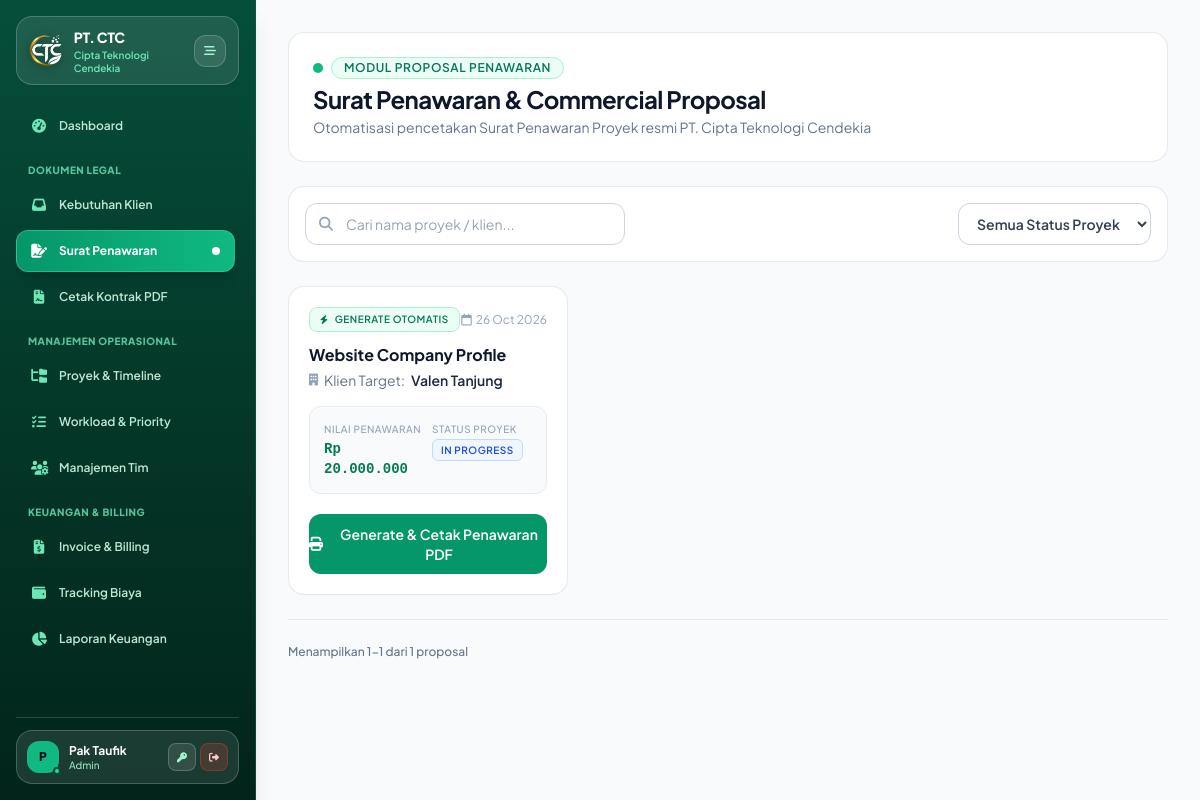
Page /modules/proposals/index.php (signed in) on the committed database.
### tables this page shows
CREATE TABLE `projects` (
  `id` int(11) NOT NULL,
  `nama_projek` varchar(150) NOT NULL,
  `klien` varchar(100) NOT NULL,
  `budget` decimal(15,2) NOT NULL DEFAULT 0.00,
  `tanggal_mulai` date NOT NULL,
  `deadline` date NOT NULL,
  `status` enum('Planning','In Progress','Completed','On Hold') DEFAULT 'Planning',
  `kategori_rab` enum('Website','IoT','Mobile','Custom') NOT NULL DEFAULT 'Website',
  `rab_custom_data` longtext DEFAULT NULL,
  `client_token` varchar(64) DEFAULT NULL,
  `requirement_id` int(11) DEFAULT NULL,
  `created_at` timestamp NOT NULL DEFAULT current_timestamp()
);

### modules/proposals/index.php (the view, shortened to what this page needs)
<?php
require_once __DIR__ . '/../../config/database.php';
require_once __DIR__ . '/../../includes/header.php';
require_once __DIR__ . '/../../includes/sidebar.php';
$projects = $pdo->query("
    SELECT p.*,
           COUNT(c.id) as total_contracts
    FROM projects p
    LEFT JOIN contracts c ON p.id = c.project_id
    GROUP BY p.id
    ORDER BY p.created_at DESC
")->fetchAll();
?>
<main class="flex-1 p-4 sm:p-6 md:p-8 overflow-y-auto w-full min-w-0 bg-[#f8fafc] text-slate-800 selection:bg-emerald-600 selection:text-white">
    <div class="flex flex-col md:flex-row justify-between md:items-center gap-4 mb-6 bg-white p-5 sm:p-6 rounded-2xl border border-slate-200/90 shadow-xs">
        <div>
            <div class="flex items-center gap-2 mb-1">
                <span class="w-2.5 h-2.5 rounded-full bg-emerald-500 animate-pulse"></span>
                <span class="text-xs font-semibold uppercase tracking-wider text-emerald-700 bg-emerald-50 border border-emerald-200 px-3 py-0.5 rounded-full">
                    MODUL PROPOSAL PENAWARAN
                </span>
            </div>
            <h1 class="text-xl md:text-2xl font-bold text-slate-900 tracking-tight">Surat Penawaran & Commercial Proposal</h1>
            <p class="text-xs sm:text-sm text-slate-500 font-normal mt-0.5">Otomatisasi pencetakan Surat Penawaran Proyek resmi PT. Cipta Teknologi Cendekia</p>
        </div>
    </div>
    <div class="bg-white border border-slate-200/90 rounded-2xl p-4 mb-6 shadow-xs flex flex-col sm:flex-row items-center justify-between gap-3">
        <div class="relative w-full sm:w-80">
            <input type="text" id="proposalSearchInput" onkeyup="filterProposals()" placeholder="Cari nama proyek / klien..."
                   class="input-glow w-full px-3.5 py-2.5 pl-10 rounded-xl border border-slate-300 text-xs sm:text-sm font-normal text-slate-800 bg-white focus:outline-none placeholder:text-slate-400">
            <div class="absolute inset-y-0 left-0 pl-3.5 flex items-center pointer-events-none text-slate-400">
            </div>
        </div>
        <div class="flex items-center gap-2 w-full sm:w-auto justify-end">
            <select id="statusFilterSelect" onchange="filterProposals()"
                    class="input-glow px-3.5 py-2.5 rounded-xl border border-slate-300 text-xs sm:text-sm font-semibold text-slate-700 bg-white focus:outline-none w-full sm:w-auto">
                <option value="all">Semua Status Proyek</option>
            </select>
        </div>
    </div>
    <div class="grid grid-cols-1 md:grid-cols-2 lg:grid-cols-3 gap-5" id="proposalGrid">
        <?php if (empty($projects)): ?>
            <div class="col-span-full bg-white border border-slate-200/90 rounded-2xl p-12 text-center text-slate-400 shadow-xs">
                <div class="w-16 h-16 mx-auto mb-3 rounded-2xl bg-emerald-50 text-emerald-600 flex items-center justify-center text-2xl">
                    <i class="fa-solid fa-file-signature"></i>
                </div>
                <p class="font-bold text-slate-800 text-sm sm:text-base">Belum ada proyek terdaftar.</p>
                <p class="text-xs sm:text-sm text-slate-400 mt-1 font-normal">Tambahkan proyek baru terlebih dahulu di menu Proyek & Timeline untuk mencetak penawaran.</p>
            </div>
        <?php else: ?>
            <?php foreach ($projects as $p): ?>
                <div class="proposal-card bg-white border border-slate-200/90 rounded-2xl p-5 shadow-xs flex flex-col justify-between relative overflow-hidden"
                     data-search="<?= htmlspecialchars(strtolower($p['nama_projek'] . ' ' . $p['klien'])) ?>"
                     data-status="<?= htmlspecialchars($p['status']) ?>">
                    <div>
                        <div class="flex justify-between items-center mb-3">
                            <span class="px-2.5 py-1 rounded-lg text-[10px] font-semibold uppercase tracking-wider bg-emerald-50 text-emerald-700 border border-emerald-200">
                                <i class="fa-solid fa-bolt mr-1 text-[9px]"></i> Generate Otomatis
                            </span>
                            <span class="text-xs text-slate-400 font-normal flex items-center gap-1">
                                <i class="fa-regular fa-calendar text-xs"></i> <?= date('d M Y', strtotime($p['tanggal_mulai'])) ?>
                            </span>
                        </div>
                        <h3 class="font-bold text-slate-900 text-base mb-1 truncate leading-snug" title="<?= htmlspecialchars($p['nama_projek']) ?>">
                            <?= htmlspecialchars($p['nama_projek']) ?>
                        </h3>
                        <p class="text-xs sm:text-sm text-slate-500 font-normal mb-4 flex items-center gap-1.5">
                            <i class="fa-solid fa-building text-slate-400 text-xs"></i> Klien Target: <span class="font-semibold text-slate-800"><?= htmlspecialchars($p['klien']) ?></span>
                        </p>
                        <div class="bg-slate-50 border border-slate-200/70 rounded-xl p-3.5 grid grid-cols-2 gap-2 text-xs mb-5">
                            <div>
                                <span class="text-[10px] text-slate-400 font-medium block uppercase tracking-wider mb-0.5">Nilai Penawaran</span>
                                <span class="font-bold text-emerald-700 text-xs sm:text-sm font-mono">
                                    Rp <?= number_format($p['budget'], 0, ',', '.') ?>
                                </span>
                            </div>
                            <div>
                                <span class="text-[10px] text-slate-400 font-medium block uppercase tracking-wider mb-0.5">Status Proyek</span>
                                <span class="px-2 py-0.5 rounded-md text-[10px] font-semibold uppercase inline-block border tracking-wider
                                    <?php
                                        switch($p['status']) {
                                            case 'In Progress': echo 'bg-blue-50 text-blue-700 border-blue-200'; break;
                                        }
                                    ?>">
                                    <?= htmlspecialchars($p['status']) ?>
                                </span>
                            </div>
                        </div>
                    </div>
                    <a href="print_proposal.php?project_id=<?= $p['id'] ?>" target="_blank"
                       class="btn-press w-full py-2.5 bg-emerald-600 hover:bg-emerald-700 text-white font-semibold text-xs sm:text-sm rounded-xl transition text-center flex items-center justify-center gap-2 shadow-xs">
                        <i class="fa-solid fa-print text-xs sm:text-sm"></i> Generate & Cetak Penawaran PDF
                    </a>
                </div>
            <?php endforeach; ?>
        <?php endif; ?>
    </div>
    <div class="flex flex-col sm:flex-row justify-between items-center gap-3 pt-6 mt-6 border-t border-slate-200/80 text-xs text-slate-500">
        <span class="font-medium" id="paginationInfo">Menampilkan 0 data</span>
    </div>
</main>
<?php require_once __DIR__ . '/../../includes/footer.php'; ?>

### includes/header.php (style rules this page uses)
body, input, select, button, h1, h2, h3, h4, h5, h6, textarea { font-family: 'Plus Jakarta Sans', sans-serif !important; }

### includes/sidebar.php (style rules this page uses)
.btn-press { transition: transform 0.15s ease, background-color 0.15s ease; }

### modules/proposals/index.php (style rules this page uses)
body, input, select, button, h1, h2, h3, h4, h5, h6 { font-family: 'Plus Jakarta Sans', sans-serif !important; }
.btn-press { transition: all 0.2s cubic-bezier(0.4, 0, 0.2, 1); }
.input-glow { transition: box-shadow .2s ease, border-color .2s ease; }
.proposal-card { transition: transform .25s cubic-bezier(.22,.68,0,1), box-shadow .25s ease, border-color .25s ease; }

### rows in the picture
projects: tanggal_mulai "26 Oct 2026", nama_projek "Website Company Profile", klien "Valen Tanjung", budget "20.000.000", status "IN PROGRESS"

### other values in the picture
substr($_SESSION['nama'] ?? 'A', 0, 1) "P"
$_SESSION['nama'] "Pak Taufik"
$_SESSION['role'] "Admin"
